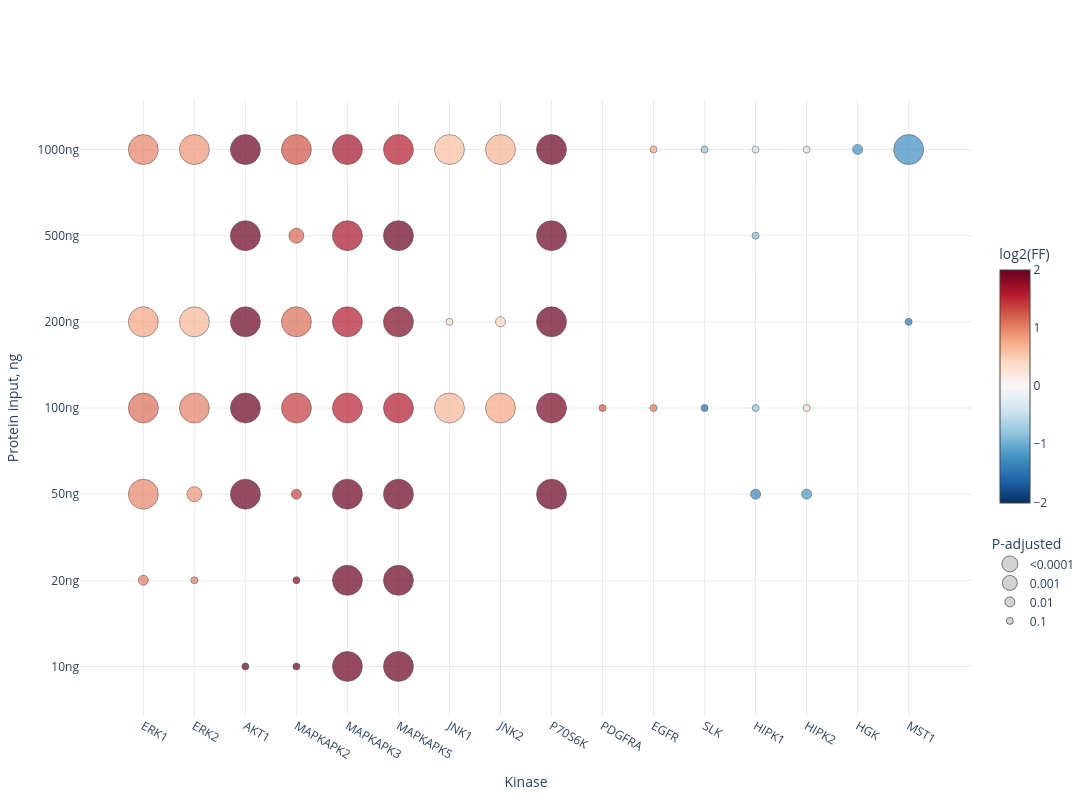

Here is the notebook cell this chart was saved with:
### Code cell
# Bubble-size bins (same thresholds as before — exposed as constants so the
# legend always matches the data)
SIZE_BINS = [
    (0.0001, 30, '<0.0001'),
    (0.001,  15, '0.001'),
    (0.01,   10, '0.01'),
    (0.1,     7, '0.1'),
]

def _bubble_size_for(p):
    for thr, sz, _ in SIZE_BINS:
        if p <= thr:
            return sz
    return np.nan      # not significant → not plotted

a_filtered = a[a['most_sig_fisher_adj_pval'] <= 0.1].copy()
a_filtered['bubble_size'] = a_filtered['most_sig_fisher_adj_pval'].apply(_bubble_size_for)

fig = go.Figure()

# --- main data trace (no legend entry) ---
fig.add_trace(go.Scatter(
    y=a_filtered['ID'],
    x=a_filtered['kinase'],
    mode='markers',
    marker=dict(
        size=a_filtered['bubble_size'],
        color=a_filtered['most_sig_log2_freq_factor'],
        colorscale='RdBu_r',
        cmin=-2, cmax=2,
        showscale=True,
        colorbar=dict(title='log2(FF)', x=1.02, len=0.45, y=0.78, yanchor='top'),
        line=dict(width=0.5, color='black'),
    ),
    hovertemplate='<b>%{y}</b><br>kinase: %{x}<br>'
                  'log2(FC): %{marker.color:.2f}<br>'
                  'Adj. p-value: %{text:.2e}<extra></extra>',
    text=a_filtered['most_sig_fisher_adj_pval'],
    showlegend=False,
))

# --- four dummy traces purely for the size legend (data points off-canvas) ---
for thr, sz, label in SIZE_BINS:
    fig.add_trace(go.Scatter(
        x=[None], y=[None],
        mode='markers',
        marker=dict(size=sz, color='lightgray',
                    line=dict(width=0.5, color='black')),
        name=label,
        legendgroup='pval',
        showlegend=True,
    ))

fig.update_layout(
    xaxis_title='Kinase',
    yaxis_title='Protein input, ng',
    width=1200, height=800,
    plot_bgcolor='white',
    yaxis=dict(showgrid=True, gridcolor='lightgray', gridwidth=0.5,
                categoryorder='array',
                categoryarray=[f'{ng}ng' for ng in INPUT_NG_ORDER]),
    xaxis=dict(showgrid=True, gridcolor='lightgray', gridwidth=0.5,
                categoryorder='array',
                categoryarray=list_kinases),
    legend=dict(
        title=dict(text='P-adjusted'),
        x=1.02, y=0.30, yanchor='top',
        bgcolor='rgba(255,255,255,0.9)',
        itemsizing='trace',     # use the marker size we set, not auto-scaled
    ),
)
fig.show()
fig.write_image(r'D:\Projects\nanoPhos\figures_upd\figure2\figure2g.pdf', height=800, width=1200)

### Figure 1 — Plotly figure (JSON) as saved in the notebook; plotly's stock layout.template omitted (floating-point values rounded to 4 significant figures)
{"data": [{"hovertemplate": "<b>%{y}</b><br>kinase: %{x}<br>log2(FC): %{marker.color:.2f}<br>Adj. p-value: %{text:.2e}<extra></extra>", "marker": {"cmax": 2, "cmin": -2, "color": [3.659, 2.696, 3.489, 3.374, 1.05, 1.031, 1.822, 2.958, 3.091, 4.107, 0.9888, 0.9057, -1.326, -1.159, 1.363, 2.386, 2.175, 3.049, 2.465, 1.133, 1.015, -0.8019, 0.37, 0.6727, 0.796, 1.417, 1.56, 1.611, 1.933, -1.491, 3.0, 0.8082, 0.6792, 0.3446, 0.4475, 1.133, 1.594, 1.876, -1.421, 2.631, 3.258, -0.8588, 1.168, 1.67, 2.3, 2.345, 2.075, 1.009, 0.9, -1.202, -0.438, -0.3481, 0.6159, 0.6896, 1.281, 1.684, 1.588, -1.275, 2.19, -0.7859, 1.024, 1.231, 0.7545], "colorbar": {"len": 0.45, "title": {"text": "log2(FF)"}, "x": 1.02, "y": 0.78, "yanchor": "top"}, "colorscale": [[0, "rgb(5,48,97)"], [0.1, "rgb(33,102,172)"], [0.2, "rgb(67,147,195)"], [0.3, "rgb(146,197,222)"], [0.4, "rgb(209,229,240)"], [0.5, "rgb(247,247,247)"], [0.6, "rgb(253,219,199)"], [0.7, "rgb(244,165,130)"], [0.8, "rgb(214,96,77)"], [0.9, "rgb(178,24,43)"], [1, "rgb(103,0,31)"]], "line": {"color": "black", "width": 0.5}, "showscale": true, "size": [7, 7, 30, 30, 10, 7, 7, 30, 30, 30, 30, 15, 10, 10, 10, 30, 30, 30, 30, 30, 30, 7, 7, 30, 30, 30, 30, 30, 30, 7, 30, 30, 30, 7, 10, 30, 30, 30, 7, 30, 30, 7, 15, 30, 30, 30, 30, 30, 30, 10, 7, 7, 30, 30, 30, 30, 30, 30, 30, 7, 7, 7, 7]}, "mode": "markers", "showlegend": false, "text": [0.03251, 0.01719, 3.329e-05, 4.274e-05, 0.009159, 0.02171, 0.01368, 1.183e-05, 1.229e-07, 7.137e-09, 5.537e-06, 0.0002235, 0.003045, 0.003045, 0.002767, 8.066e-10, 9.041e-08, 1.185e-13, 2.874e-06, 6.178e-24, 7.809e-17, 0.05458, 0.03933, 3.252e-08, 1.693e-10, 1.951e-10, 1.35e-10, 7.441e-12, 8.492e-13, 0.03955, 6.443e-09, 2.885e-08, 2.718e-05, 0.03623, 0.007548, 2.718e-05, 2.897e-08, 3.128e-13, 0.052, 1.328e-22, 2.605e-10, 0.084, 0.0001002, 6.29e-08, 7.89e-21, 6.152e-15, 1.373e-10, 6.934e-46, 2.417e-32, 0.001599, 0.04355, 0.06524, 5.343e-17, 9.324e-20, 6.922e-22, 3.626e-32, 1.493e-30, 8.311e-06, 2.784e-45, 0.04937, 0.07488, 0.06756, 0.03096], "type": "scatter", "x": ["AKT1", "MAPKAPK2", "MAPKAPK3", "MAPKAPK5", "ERK1", "ERK2", "MAPKAPK2", "MAPKAPK3", "MAPKAPK5", "AKT1", "ERK1", "ERK2", "HIPK1", "HIPK2", "MAPKAPK2", "MAPKAPK3", "MAPKAPK5", "P70S6K", "AKT1", "ERK1", "ERK2", "HIPK1", "HIPK2", "JNK1", "JNK2", "MAPKAPK2", "MAPKAPK3", "MAPKAPK5", "P70S6K", "SLK", "AKT1", "ERK1", "ERK2", "JNK1", "JNK2", "MAPKAPK2", "MAPKAPK3", "MAPKAPK5", "MST1", "P70S6K", "AKT1", "HIPK1", "MAPKAPK2", "MAPKAPK3", "MAPKAPK5", "P70S6K", "AKT1", "ERK1", "ERK2", "HGK", "HIPK1", "HIPK2", "JNK1", "JNK2", "MAPKAPK2", "MAPKAPK3", "MAPKAPK5", "MST1", "P70S6K", "SLK", "EGFR", "PDGFRA", "EGFR"], "y": ["10ng", "10ng", "10ng", "10ng", "20ng", "20ng", "20ng", "20ng", "20ng", "50ng", "50ng", "50ng", "50ng", "50ng", "50ng", "50ng", "50ng", "50ng", "100ng", "100ng", "100ng", "100ng", "100ng", "100ng", "100ng", "100ng", "100ng", "100ng", "100ng", "100ng", "200ng", "200ng", "200ng", "200ng", "200ng", "200ng", "200ng", "200ng", "200ng", "200ng", "500ng", "500ng", "500ng", "500ng", "500ng", "500ng", "1000ng", "1000ng", "1000ng", "1000ng", "1000ng", "1000ng", "1000ng", "1000ng", "1000ng", "1000ng", "1000ng", "1000ng", "1000ng", "1000ng", "100ng", "100ng", "1000ng"]}, {"legendgroup": "pval", "marker": {"color": "lightgray", "line": {"color": "black", "width": 0.5}, "size": 30}, "mode": "markers", "name": "<0.0001", "showlegend": true, "type": "scatter", "x": [null], "y": [null]}, {"legendgroup": "pval", "marker": {"color": "lightgray", "line": {"color": "black", "width": 0.5}, "size": 15}, "mode": "markers", "name": "0.001", "showlegend": true, "type": "scatter", "x": [null], "y": [null]}, {"legendgroup": "pval", "marker": {"color": "lightgray", "line": {"color": "black", "width": 0.5}, "size": 10}, "mode": "markers", "name": "0.01", "showlegend": true, "type": "scatter", "x": [null], "y": [null]}, {"legendgroup": "pval", "marker": {"color": "lightgray", "line": {"color": "black", "width": 0.5}, "size": 7}, "mode": "markers", "name": "0.1", "showlegend": true, "type": "scatter", "x": [null], "y": [null]}], "layout": {"height": 800, "legend": {"bgcolor": "rgba(255,255,255,0.9)", "itemsizing": "trace", "title": {"text": "P-adjusted"}, "x": 1.02, "y": 0.3, "yanchor": "top"}, "plot_bgcolor": "white", "width": 1200, "xaxis": {"categoryarray": ["ERK1", "ERK2", "AKT1", "MAPKAPK2", "MAPKAPK3", "MAPKAPK5", "JNK1", "JNK2", "P70S6K", "PDGFRA", "EGFR", "SLK", "HIPK1", "HIPK2", "HGK", "MST1"], "categoryorder": "array", "gridcolor": "lightgray", "gridwidth": 0.5, "showgrid": true, "title": {"text": "Kinase"}}, "yaxis": {"categoryarray": ["10ng", "20ng", "50ng", "100ng", "200ng", "500ng", "1000ng"], "categoryorder": "array", "gridcolor": "lightgray", "gridwidth": 0.5, "showgrid": true, "title": {"text": "Protein input, ng"}}}}
